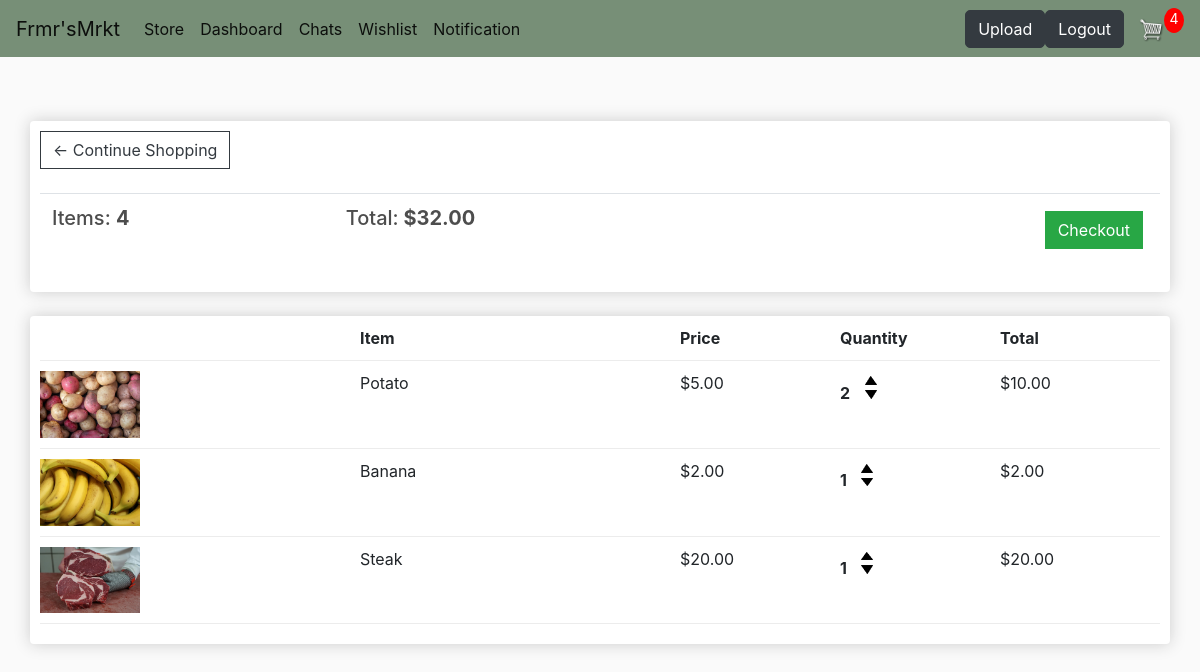
The app's page /cart/ (signed in) with its own data.
### store/models.py (models this page shows, shortened)
class Order(models.Model):
	customer = models.ForeignKey(Customer, on_delete=models.SET_NULL, null=True, blank=True)
	date_ordered = models.DateTimeField(auto_now_add=True)
	complete = models.BooleanField(default=False)
	transaction_id = models.CharField(max_length=100, null=True)
	@property
	def get_cart_total(self):
		orderitems = self.orderitem_set.all()
		total = sum([item.get_total for item in orderitems])
		return total
	@property
	def get_cart_items(self):
		orderitems = self.orderitem_set.all()
		total = sum([item.quantity for item in orderitems])
		return total

class OrderItem(models.Model):
	product = models.ForeignKey(Product, on_delete=models.SET_NULL, null=True)
	order = models.ForeignKey(Order, on_delete=models.SET_NULL, null=True)
	quantity = models.IntegerField(default=0, null=True, blank=True)
	price = models.FloatField(null=False, default=0)
	business = models.ForeignKey(Customer, on_delete=models.SET_NULL, null=True)
	status = models.CharField(default='New', null=True, max_length=20)
	date_added = models.DateTimeField(auto_now_add=True)
	@property
	def get_total(self):
		total = self.product.price * self.quantity
		return total
	def __str__(self):
		return f'name: {self.product.name}, quantity: {self.quantity}'

class Product(models.Model):
    name = models.CharField(max_length=200)
    price = models.FloatField()
    quantity = models.IntegerField(default=10)
    digital = models.BooleanField(default=False,null=True, blank=True)
    image = models.ImageField(null=True, blank=True)
    description = models.TextField(null=True, blank=True)
    owner = models.ForeignKey(Customer, on_delete=models.CASCADE, null=True)
    category = models.CharField(max_length=50, default='Generic')
    date_added = models.DateTimeField(default=datetime.now())
    rating = models.IntegerField(default=1)
    @property
    def imageURL(self):
        try:
            url = self.image.url
        except:
            url = ''
        return url

### store/views.py (the view)
# urls.py: path('cart/', views.cart, name="cart"),
def cart(request):
	data = cartData(request)
	cartItems = data['cartItems']
	order = data['order']
	items = data['items']
	print(items)
	context = {'items':items, 'order':order, 'cartItems':cartItems}
	return render(request, 'store/cart.html', context)

### store/utils.py (called while the page is built)
def cartData(request):
	if request.user.is_authenticated:
		customer = request.user.customer
		order, created = Order.objects.get_or_create(customer=customer, complete=False)
		items = order.orderitem_set.all()
		cartItems = order.get_cart_items
	else:
		cookieData = cookieCart(request)
		cartItems = cookieData['cartItems']
		order = cookieData['order']
		items = cookieData['items']
	return {'cartItems':cartItems ,'order':order, 'items':items}

### store/templates/store/cart.html
{% extends 'store/main.html' %} {% load static %} {% block content %}
<div class="row">
  <div class="col-lg-12">
    <div class="box-element">
      <a class="btn btn-outline-dark" href="{% url 'store' %}"
        >&#x2190; Continue Shopping</a
      >
      <br />
      <br />
      <table class="table">
        <tr>
          <th>
            <h5>Items: <strong>{{order.get_cart_items}}</strong></h5>
          </th>
          <th>
            <h5>
              Total:<strong> ${{order.get_cart_total|floatformat:2}}</strong>
            </h5>
          </th>
          <th>
            <a
              style="float: right; margin: 5px"
              class="btn btn-success"
              href="{% url 'checkout' %}"
              >Checkout</a
            >
          </th>
        </tr>
      </table>
    </div>
    <br />
    <div class="box-element">
      <div class="cart-row">
        <div style="flex: 2"></div>
        <div style="flex: 2"><strong>Item</strong></div>
        <div style="flex: 1"><strong>Price</strong></div>
        <div style="flex: 1"><strong>Quantity</strong></div>
        <div style="flex: 1"><strong>Total</strong></div>
      </div>
      {% for item in items %}
      <div class="cart-row">
        <div style="flex: 2">
          <img class="row-image" src="{{item.product.imageURL}}" />
        </div>
        <div style="flex: 2"><p>{{item.product.name}}</p></div>
        <div style="flex: 1"><p>${{item.product.price|floatformat:2}}</p></div>
        <div style="flex: 1">
          <p class="quantity">{{item.quantity}}</p>
          <div class="quantity">
            <img
              data-product="{{item.product.id}}"
              data-qty="{{item.available_quantity}}"
              data-action="add"
              class="chg-quantity update-cart"
              src="{% static  'images/arrow-up.png' %}"
            />
            <img
              data-product="{{item.product.id}}"
              data-action="remove"
              class="chg-quantity update-cart"
              src="{% static  'images/arrow-down.png' %}"
            />
          </div>
        </div>
        <div style="flex: 1"><p>${{item.get_total|floatformat:2}}</p></div>
      </div>
      {% endfor %}
    </div>
  </div>
</div>
{% endblock content %}

### static/css/main.css (style rules this page uses)
body { background-color: hsl(0, 0%, 98%); }
h1,h2,h3,h4,h5,h6 { color:hsl(0, 0%, 30%); }
.box-element { box-shadow:hsl(0, 0%, 80%) 0 0 16px; background-color: #fff; border-radius: 4px; padding: 10px; }
.col-lg-4, .col-lg-6, .col-lg-8, .col-lg-12 { margin-top: 10px; }
.btn { border-radius: 0; }
.row-image { width: 100px; }
.cart-row { display: flex; align-items: flex-stretch; padding-bottom: 10px; margin-bottom: 10px; border-bottom: 1px solid #ececec; }
.quantity { display: inline-block; font-weight: 700; padding-right:10px; }
.chg-quantity { width: 12px; cursor: pointer; display: block; margin-top: 5px; transition:.1s; }
a { color: #02af74; text-decoration: none; }

### records on screen
Order: get_cart_items "4", get_cart_total "32.00"
OrderItem: product.imageURL (picture), product.name "Potato", product.price "5.00", quantity "2", get_total "10.00"
OrderItem: product.imageURL (picture), product.name "Banana", product.price "2.00", quantity "1", get_total "2.00"
OrderItem: product.imageURL (picture), product.name "Steak", product.price "20.00", quantity "1", get_total "20.00"

### other values on screen
{{ cartItems }} "4"
